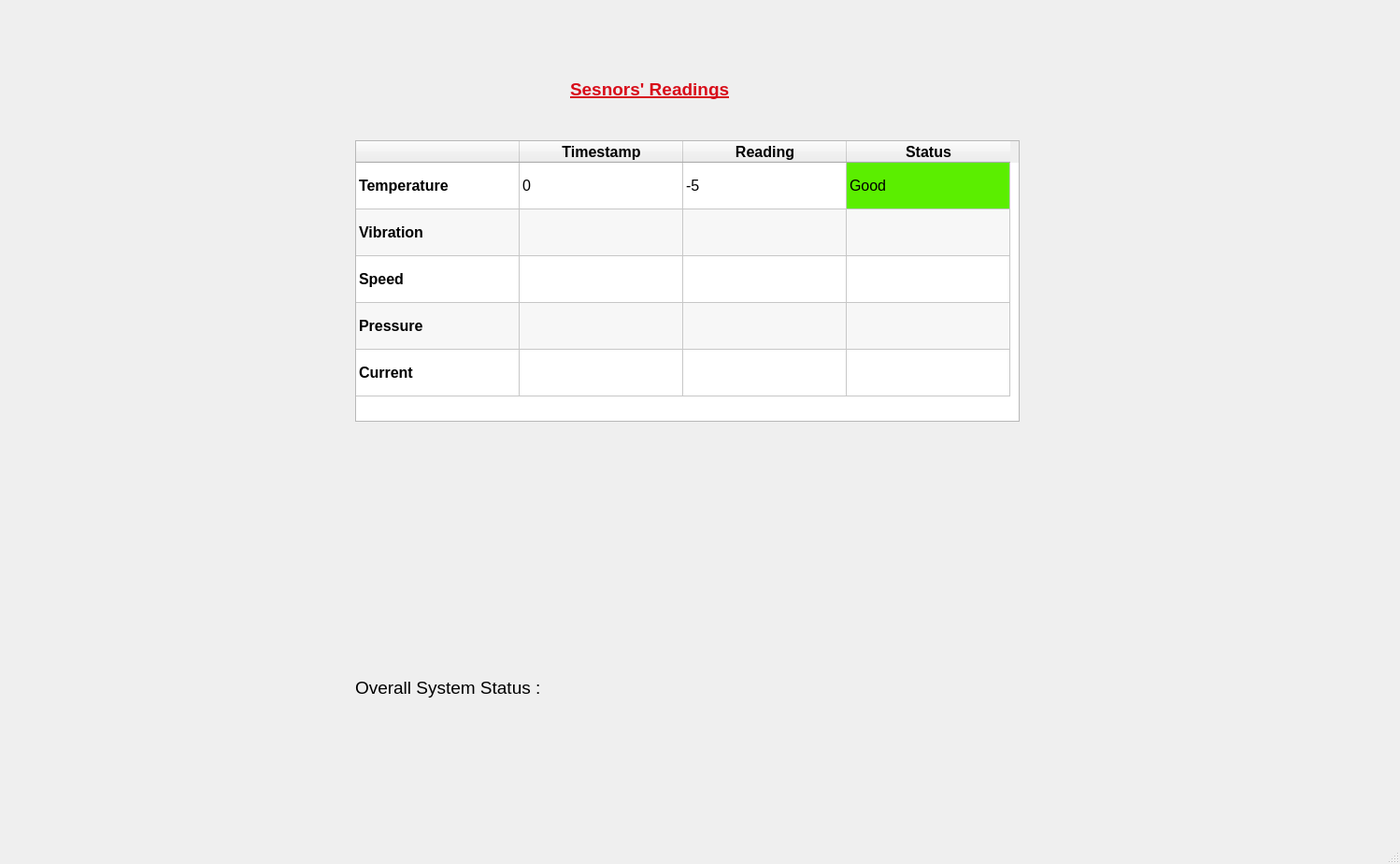
<?xml version="1.0" encoding="UTF-8"?>
<ui version="4.0">
 <class>MainWindow</class>
 <widget class="QMainWindow" name="MainWindow">
  <property name="geometry">
   <rect>
    <x>0</x>
    <y>0</y>
    <width>1498</width>
    <height>924</height>
   </rect>
  </property>
  <property name="windowTitle">
   <string>MainWindow</string>
  </property>
  <widget class="QWidget" name="centralwidget">
   <widget class="QTableWidget" name="tableWidget">
    <property name="geometry">
     <rect>
      <x>380</x>
      <y>150</y>
      <width>711</width>
      <height>301</height>
     </rect>
    </property>
    <property name="sizePolicy">
     <sizepolicy hsizetype="Preferred" vsizetype="Preferred">
      <horstretch>0</horstretch>
      <verstretch>0</verstretch>
     </sizepolicy>
    </property>
    <property name="minimumSize">
     <size>
      <width>0</width>
      <height>0</height>
     </size>
    </property>
    <property name="maximumSize">
     <size>
      <width>771</width>
      <height>16777215</height>
     </size>
    </property>
    <property name="baseSize">
     <size>
      <width>100</width>
      <height>0</height>
     </size>
    </property>
    <property name="font">
     <font>
      <pointsize>12</pointsize>
     </font>
    </property>
    <property name="autoFillBackground">
     <bool>false</bool>
    </property>
    <property name="sizeAdjustPolicy">
     <enum>QAbstractScrollArea::AdjustToContents</enum>
    </property>
    <property name="alternatingRowColors">
     <bool>true</bool>
    </property>
    <property name="cornerButtonEnabled">
     <bool>true</bool>
    </property>
    <property name="rowCount">
     <number>5</number>
    </property>
    <attribute name="horizontalHeaderVisible">
     <bool>true</bool>
    </attribute>
    <attribute name="horizontalHeaderCascadingSectionResizes">
     <bool>false</bool>
    </attribute>
    <attribute name="horizontalHeaderDefaultSectionSize">
     <number>175</number>
    </attribute>
    <attribute name="horizontalHeaderShowSortIndicator" stdset="0">
     <bool>false</bool>
    </attribute>
    <attribute name="horizontalHeaderStretchLastSection">
     <bool>false</bool>
    </attribute>
    <attribute name="verticalHeaderVisible">
     <bool>false</bool>
    </attribute>
    <attribute name="verticalHeaderDefaultSectionSize">
     <number>50</number>
    </attribute>
    <row/>
    <row/>
    <row/>
    <row/>
    <row/>
    <column>
     <property name="text">
      <string/>
     </property>
    </column>
    <column>
     <property name="text">
      <string>Timestamp</string>
     </property>
     <property name="font">
      <font>
       <weight>75</weight>
       <bold>true</bold>
      </font>
     </property>
    </column>
    <column>
     <property name="text">
      <string>Reading</string>
     </property>
     <property name="font">
      <font>
       <weight>75</weight>
       <bold>true</bold>
      </font>
     </property>
    </column>
    <column>
     <property name="text">
      <string>Status</string>
     </property>
     <property name="font">
      <font>
       <weight>75</weight>
       <bold>true</bold>
      </font>
     </property>
    </column>
    <item row="0" column="0">
     <property name="text">
      <string>Temperature</string>
     </property>
     <property name="font">
      <font>
       <weight>75</weight>
       <bold>true</bold>
      </font>
     </property>
    </item>
    <item row="0" column="1">
     <property name="text">
      <string>0</string>
     </property>
    </item>
    <item row="0" column="2">
     <property name="text">
      <string>-5</string>
     </property>
    </item>
    <item row="0" column="3">
     <property name="text">
      <string>Good</string>
     </property>
     <property name="background">
      <brush brushstyle="SolidPattern">
       <color alpha="255">
        <red>91</red>
        <green>238</green>
        <blue>0</blue>
       </color>
      </brush>
     </property>
    </item>
    <item row="1" column="0">
     <property name="text">
      <string>Vibration</string>
     </property>
     <property name="font">
      <font>
       <weight>75</weight>
       <bold>true</bold>
      </font>
     </property>
    </item>
    <item row="1" column="1">
     <property name="text">
      <string/>
     </property>
    </item>
    <item row="2" column="0">
     <property name="text">
      <string>Speed</string>
     </property>
     <property name="font">
      <font>
       <weight>75</weight>
       <bold>true</bold>
      </font>
     </property>
    </item>
    <item row="3" column="0">
     <property name="text">
      <string>Pressure</string>
     </property>
     <property name="font">
      <font>
       <weight>75</weight>
       <bold>true</bold>
      </font>
     </property>
    </item>
    <item row="4" column="0">
     <property name="text">
      <string>Current</string>
     </property>
     <property name="font">
      <font>
       <weight>75</weight>
       <bold>true</bold>
      </font>
     </property>
    </item>
   </widget>
   <widget class="QLabel" name="label">
    <property name="geometry">
     <rect>
      <x>380</x>
      <y>710</y>
      <width>411</width>
      <height>51</height>
     </rect>
    </property>
    <property name="font">
     <font>
      <pointsize>14</pointsize>
     </font>
    </property>
    <property name="text">
     <string>Overall System Status : </string>
    </property>
   </widget>
   <widget class="QWidget" name="plot_tmp" native="true">
    <property name="geometry">
     <rect>
      <x>30</x>
      <y>470</y>
      <width>281</width>
      <height>191</height>
     </rect>
    </property>
   </widget>
   <widget class="QWidget" name="plot_vibs" native="true">
    <property name="geometry">
     <rect>
      <x>320</x>
      <y>470</y>
      <width>281</width>
      <height>191</height>
     </rect>
    </property>
   </widget>
   <widget class="QWidget" name="plot_speed" native="true">
    <property name="geometry">
     <rect>
      <x>610</x>
      <y>470</y>
      <width>281</width>
      <height>191</height>
     </rect>
    </property>
   </widget>
   <widget class="QWidget" name="plot_pressure" native="true">
    <property name="geometry">
     <rect>
      <x>900</x>
      <y>470</y>
      <width>281</width>
      <height>191</height>
     </rect>
    </property>
   </widget>
   <widget class="QWidget" name="plot_curr" native="true">
    <property name="geometry">
     <rect>
      <x>1190</x>
      <y>470</y>
      <width>281</width>
      <height>191</height>
     </rect>
    </property>
   </widget>
   <widget class="QLabel" name="title">
    <property name="geometry">
     <rect>
      <x>610</x>
      <y>70</y>
      <width>231</width>
      <height>51</height>
     </rect>
    </property>
    <property name="palette">
     <palette>
      <active>
       <colorrole role="WindowText">
        <brush brushstyle="SolidPattern">
         <color alpha="255">
          <red>216</red>
          <green>13</green>
          <blue>26</blue>
         </color>
        </brush>
       </colorrole>
      </active>
      <inactive>
       <colorrole role="WindowText">
        <brush brushstyle="SolidPattern">
         <color alpha="255">
          <red>216</red>
          <green>13</green>
          <blue>26</blue>
         </color>
        </brush>
       </colorrole>
      </inactive>
      <disabled>
       <colorrole role="WindowText">
        <brush brushstyle="SolidPattern">
         <color alpha="255">
          <red>120</red>
          <green>120</green>
          <blue>120</blue>
         </color>
        </brush>
       </colorrole>
      </disabled>
     </palette>
    </property>
    <property name="font">
     <font>
      <pointsize>14</pointsize>
      <weight>75</weight>
      <bold>true</bold>
      <underline>true</underline>
     </font>
    </property>
    <property name="text">
     <string>Sesnors' Readings</string>
    </property>
   </widget>
  </widget>
  <widget class="QMenuBar" name="menubar">
   <property name="geometry">
    <rect>
     <x>0</x>
     <y>0</y>
     <width>1498</width>
     <height>26</height>
    </rect>
   </property>
  </widget>
  <widget class="QStatusBar" name="statusbar"/>
 </widget>
 <resources/>
 <connections/>
</ui>
